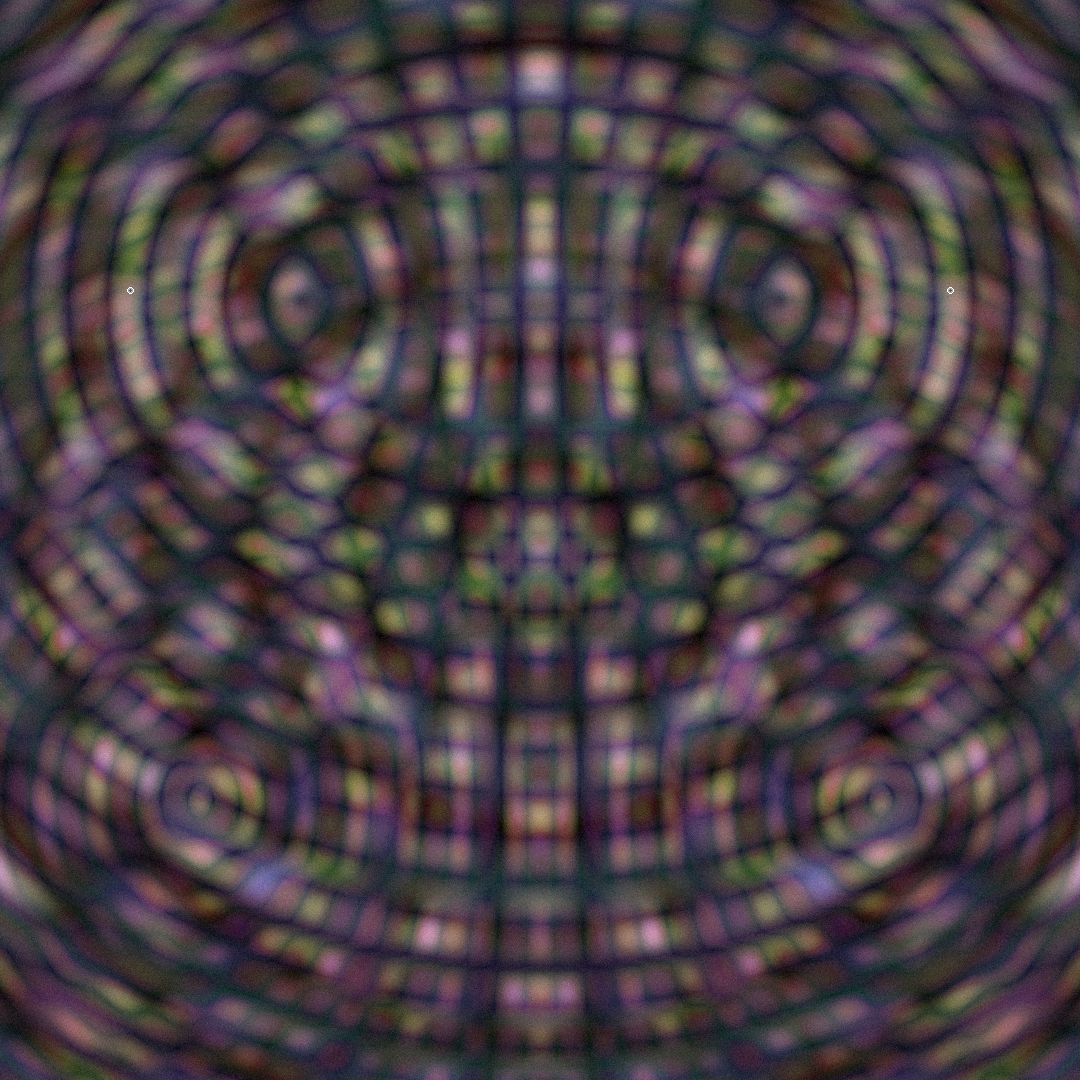

Here is the Python script that generated this plot:
import numpy as np
from PIL import Image, ImageDraw
import math
import colorsys

# Emotional Resonance - Where Mathematics Meets Feeling
# Each emotion creates its own wave signature, interfering to create complex patterns

WIDTH, HEIGHT = 1080, 1080

# Create the canvas
image = Image.new('RGB', (WIDTH, HEIGHT), (0, 0, 0))
pixels = image.load()

# Emotional wave sources - each with position, frequency, amplitude, and color
emotions = {
    'joy': {
        'centers': [(300, 300), (780, 300)],
        'frequency': 0.08,
        'amplitude': 120,
        'phase': 0,
        'color': (1.0, 0.9, 0.3),  # Golden yellow
        'decay': 0.0008
    },
    'melancholy': {
        'centers': [(540, 540)],
        'frequency': 0.03,
        'amplitude': 150,
        'phase': np.pi/4,
        'color': (0.4, 0.5, 0.9),  # Deep blue
        'decay': 0.0005
    },
    'passion': {
        'centers': [(200, 800), (880, 800)],
        'frequency': 0.12,
        'amplitude': 100,
        'phase': np.pi/2,
        'color': (0.9, 0.3, 0.4),  # Crimson
        'decay': 0.001
    },
    'serenity': {
        'centers': [(540, 200)],
        'frequency': 0.02,
        'amplitude': 80,
        'phase': 0,
        'color': (0.3, 0.8, 0.7),  # Turquoise
        'decay': 0.0003
    },
    'longing': {
        'centers': [(150, 540), (930, 540)],
        'frequency': 0.05,
        'amplitude': 110,
        'phase': 3*np.pi/4,
        'color': (0.7, 0.4, 0.8),  # Purple
        'decay': 0.0006
    }
}

print("Calculating emotional interference patterns...")

# Create numpy arrays for faster computation
wave_field = np.zeros((HEIGHT, WIDTH), dtype=np.float32)
color_field = np.zeros((HEIGHT, WIDTH, 3), dtype=np.float32)

# Generate coordinate grids
y_grid, x_grid = np.meshgrid(np.arange(HEIGHT), np.arange(WIDTH), indexing='ij')

# Calculate wave interference for each emotion
for emotion_name, emotion in emotions.items():
    print(f"Processing {emotion_name}...")
    
    emotion_wave = np.zeros((HEIGHT, WIDTH), dtype=np.float32)
    
    for center in emotion['centers']:
        cx, cy = center
        
        # Calculate distance from center for each pixel
        distances = np.sqrt((x_grid - cx)**2 + (y_grid - cy)**2)
        
        # Generate wave with decay
        wave = emotion['amplitude'] * np.exp(-distances * emotion['decay']) * \
               np.sin(distances * emotion['frequency'] + emotion['phase'])
        
        # Add to emotion's total wave
        emotion_wave += wave
    
    # Add to total wave field
    wave_field += emotion_wave
    
    # Add weighted color contribution based on wave amplitude
    for i in range(3):
        color_field[:, :, i] += np.abs(emotion_wave) * emotion['color'][i]

# Normalize the wave field
wave_min = np.min(wave_field)
wave_max = np.max(wave_field)
wave_normalized = (wave_field - wave_min) / (wave_max - wave_min)

# Normalize color field
color_max = np.max(color_field)
if color_max > 0:
    color_field = color_field / color_max

print("Rendering the emotional landscape...")

# Convert to image
for y in range(HEIGHT):
    for x in range(WIDTH):
        # Get normalized wave value
        wave_val = wave_normalized[y, x]
        
        # Get color from emotional contributions
        r, g, b = color_field[y, x]
        
        # Create interference pattern effect
        # Bright regions where waves constructively interfere
        # Dark regions where they destructively interfere
        brightness = 0.3 + 0.7 * wave_val
        
        # Add subtle iridescence based on wave phase
        phase_shift = wave_field[y, x] * 0.01
        hue_shift = math.sin(phase_shift) * 0.1
        
        # Convert to HSV for hue manipulation
        h, s, v = colorsys.rgb_to_hsv(r, g, b)
        h = (h + hue_shift) % 1.0
        s = min(1.0, s * (1.2 - 0.2 * wave_val))  # Desaturate at interference nodes
        v = v * brightness
        
        # Convert back to RGB
        r, g, b = colorsys.hsv_to_rgb(h, s, v)
        
        # Add subtle noise for texture
        noise = np.random.normal(0, 0.02)
        r = max(0, min(1, r + noise))
        g = max(0, min(1, g + noise))
        b = max(0, min(1, b + noise))
        
        pixels[x, y] = (int(r * 255), int(g * 255), int(b * 255))

# Add resonance points where multiple emotions strongly interfere
draw = ImageDraw.Draw(image)

# Find local maxima in the wave field
for y in range(10, HEIGHT-10, 20):
    for x in range(10, WIDTH-10, 20):
        local_area = wave_field[y-5:y+5, x-5:x+5]
        if wave_field[y, x] == np.max(local_area) and wave_field[y, x] > 200:
            # Draw a small glowing point
            intensity = min(1.0, wave_field[y, x] / 300)
            for r in range(3, 0, -1):
                alpha = intensity * (r / 3)
                color = (int(255 * alpha), int(255 * alpha), int(255 * alpha))
                draw.ellipse([x-r, y-r, x+r, y+r], fill=color)

# Save the image
image.save('/home/[user]/Art/artworks/2025-08-04_emotional_resonance/emotional_resonance_01.png')

print("Emotional resonance complete.")
print("Where waves meet, new feelings emerge.")
print("Mathematics cannot contain emotion, but it can map its echoes.")